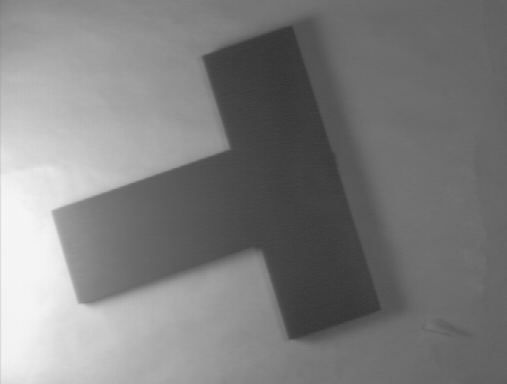
#> input picture PEC1/Ejercicio5/assets/threshold/TH_TE.gif, 507 x 384 px; its folder holds only this picture in this run
$ python apartado5.1.py
#> lines starting #> are read from the running program, lines starting #| are printed output that depends on the picture; after the words box and inside, x2 and y2 are one past the last pixel; in counts of white or black regions, pixels touching at a corner belong together
# -*- coding: utf-8 -*-
"""
File: main.py
Author: Isabel Manzaneque
Date: 01/11/2023
Description: Segmentacion sin conocimiento del dominio - Apartado 5.1

"""

import cv2
import glob
import os


images = glob.glob(".\\assets\\threshold\\*")

for fname in images:
    # Extension del archivo
    _, extension = os.path.splitext(fname)

    if extension == '.png':

        img = cv2.imread(fname, cv2.IMREAD_GRAYSCALE)
        globalTimg = cv2.threshold(img, 150, 255, cv2.THRESH_BINARY)[1]
        adaptativeMean = cv2.adaptiveThreshold(img, 255, cv2.ADAPTIVE_THRESH_MEAN_C, cv2.THRESH_BINARY, 11, 2)
        adaptativeGaussian = cv2.adaptiveThreshold(img,255,cv2.ADAPTIVE_THRESH_GAUSSIAN_C, cv2.THRESH_BINARY,11,2)

        cv2.imshow("Original", img)
        cv2.imshow("Global", globalTimg)
        cv2.imshow("Adaptive - Median", adaptativeMean)
        cv2.imshow("Adaptive - Gaussian", adaptativeGaussian)

    elif extension == '.gif':

        gifImg = cv2.VideoCapture(fname)
        _, frame = gifImg.read()
#> frame is the input picture: shape (384, 507, 3); min 53, max 246, mean 126.3
        img = cv2.cvtColor(frame, cv2.COLOR_BGR2GRAY)

        globalTimg = cv2.threshold(img, 150, 255, cv2.THRESH_BINARY)[1]
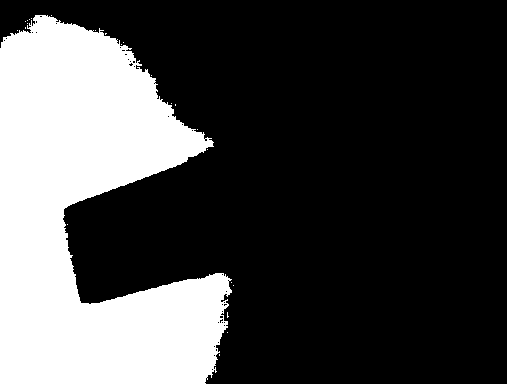
#> globalTimg: shape (384, 507); 27.8% white; 24 white regions (23 under 20 px), largest, box (x1, y1, x2, y2) and area: (0, 15, 232, 384) 54175
        adaptativeMean = cv2.adaptiveThreshold(img, 255, cv2.ADAPTIVE_THRESH_MEAN_C, cv2.THRESH_BINARY, 11, 2)
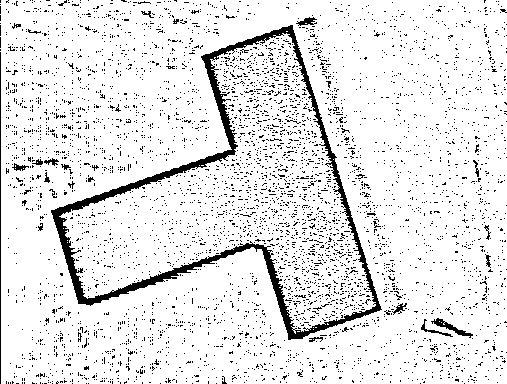
#> adaptativeMean: shape (384, 507); 90.4% white; 4778 black regions (4753 under 20 px), largest, box (x1, y1, x2, y2) and area: (51, 25, 382, 340) 7096, (0, 52, 1, 384) 332, (431, 318, 473, 338) 202
        adaptativeGaussian = cv2.adaptiveThreshold(img,255,cv2.ADAPTIVE_THRESH_GAUSSIAN_C, cv2.THRESH_BINARY,11,2)
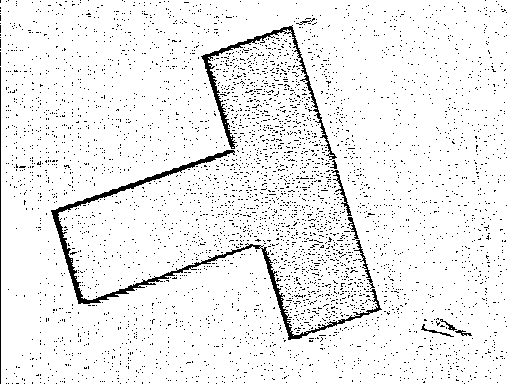
#> adaptativeGaussian: shape (384, 507); 93.7% white; black in thin lines or dots

        cv2.imshow("Original GIF", img)
        cv2.imshow("Global", globalTimg)
        cv2.imshow("Adaptive - Median", adaptativeMean)
        cv2.imshow("Adaptive - Gaussian", adaptativeGaussian)
        gifImg.release()

    cv2.waitKey(0)
    cv2.destroyAllWindows()
    cv2.destroyAllWindows()

$ run again, on PEC1/Ejercicio5/assets/threshold/TH_scanTable.png
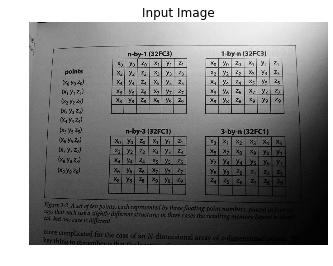
#> input picture PEC1/Ejercicio5/assets/threshold/TH_scanTable.png, 333 x 266 px
#> img is the input picture: shape (266, 333); min 0, max 255, mean 138.9
#> `globalTimg = cv2.threshold(img, 150, 255, cv2.THRESH_BINARY)[1]`:
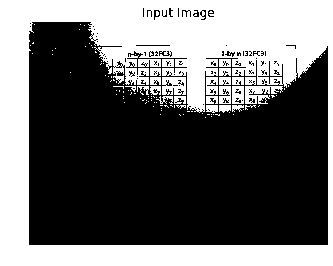
#> globalTimg: shape (266, 333); 40.8% white; 110 white regions (84 under 20 px), largest, box (x1, y1, x2, y2) and area: (0, 0, 333, 266) 33283, (245, 86, 283, 104) 404, (162, 77, 186, 95) 351
#> adaptativeMean: shape (266, 333); 79.2% white; 1397 black regions (1306 under 20 px), largest, box (x1, y1, x2, y2) and area: (29, 22, 328, 245) 5765, (205, 129, 287, 197) 1099, (108, 135, 188, 195) 963
#> `adaptativeGaussian = cv2.adaptiveThreshold(img,255,cv2.ADAPTIVE_THRESH..`:
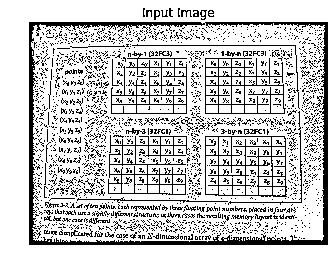
#> adaptativeGaussian: shape (266, 333); 79.6% white; black in thin lines or dots, all inside (x1, y1, x2, y2) = (29, 8, 328, 245)

$ run again, on PEC1/Ejercicio5/assets/threshold/TH_scanText.gif
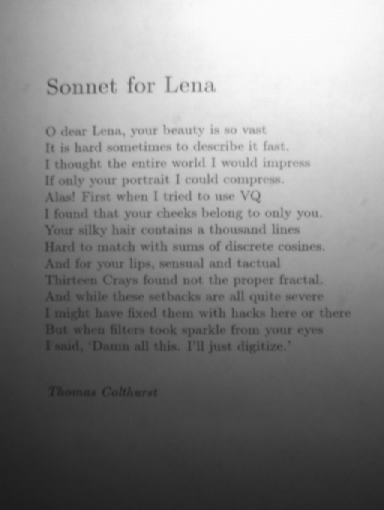
#> input picture PEC1/Ejercicio5/assets/threshold/TH_scanText.gif, 384 x 510 px
#> frame is the input picture: shape (510, 384, 3); min 27, max 251, mean 133.2
#> `globalTimg = cv2.threshold(img, 150, 255, cv2.THRESH_BINARY)[1]`:
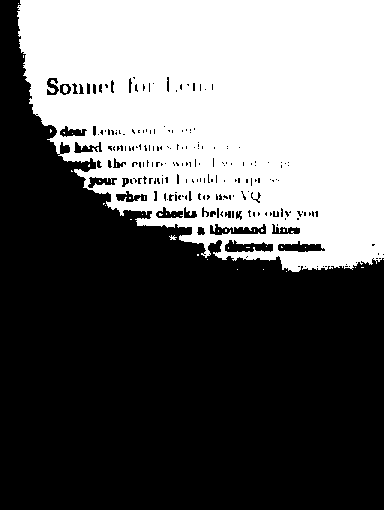
#> globalTimg: shape (510, 384); 39.6% white; 40 white regions (37 under 20 px), largest, box (x1, y1, x2, y2) and area: (17, 0, 384, 272) 77424, (63, 85, 68, 93) 33, (169, 235, 177, 240) 21
#> adaptativeMean: shape (510, 384); 85.9% white; black in thin lines or dots
#> `adaptativeGaussian = cv2.adaptiveThreshold(img,255,cv2.ADAPTIVE_THRESH..`:
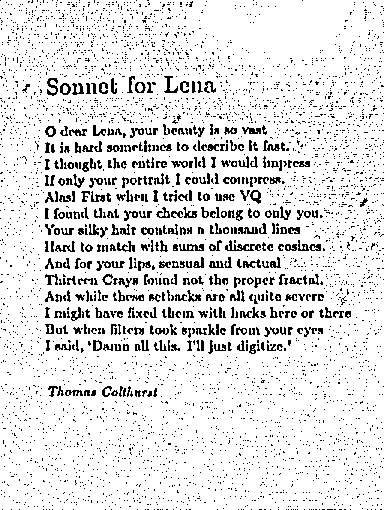
#> adaptativeGaussian: shape (510, 384); 88.9% white; black in thin lines or dots

$ run again, on PEC1/Ejercicio5/assets/threshold/TH_noisy2.png
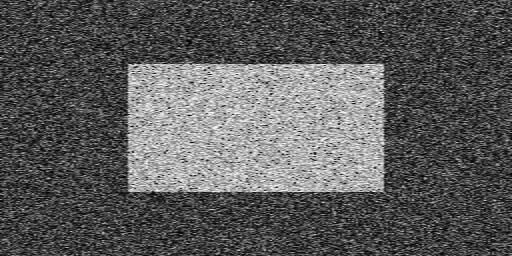
#> input picture PEC1/Ejercicio5/assets/threshold/TH_noisy2.png, 512 x 256 px
#> img is the input picture: shape (256, 512); min 0, max 254, mean 91
#> `globalTimg = cv2.threshold(img, 150, 255, cv2.THRESH_BINARY)[1]`:
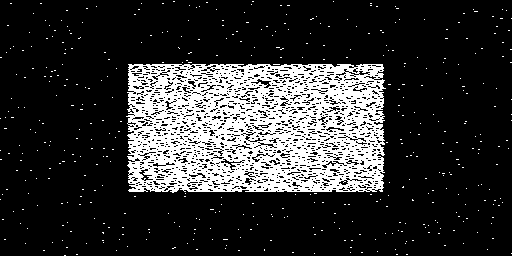
#> globalTimg: shape (256, 512); 19.9% white; 439 white regions (438 under 20 px), largest, box (x1, y1, x2, y2) and area: (126, 64, 386, 193) 25336
#> adaptativeMean: shape (256, 512); 50% white; black in thin lines or dots
#> `adaptativeGaussian = cv2.adaptiveThreshold(img,255,cv2.ADAPTIVE_THRESH..`:
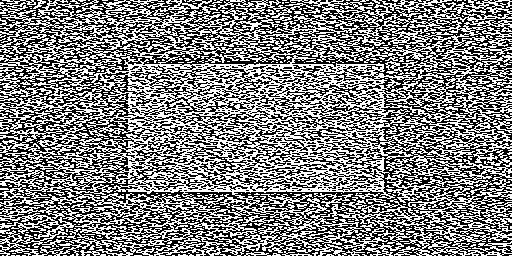
#> adaptativeGaussian: shape (256, 512); 50.2% white; black in thin lines or dots
